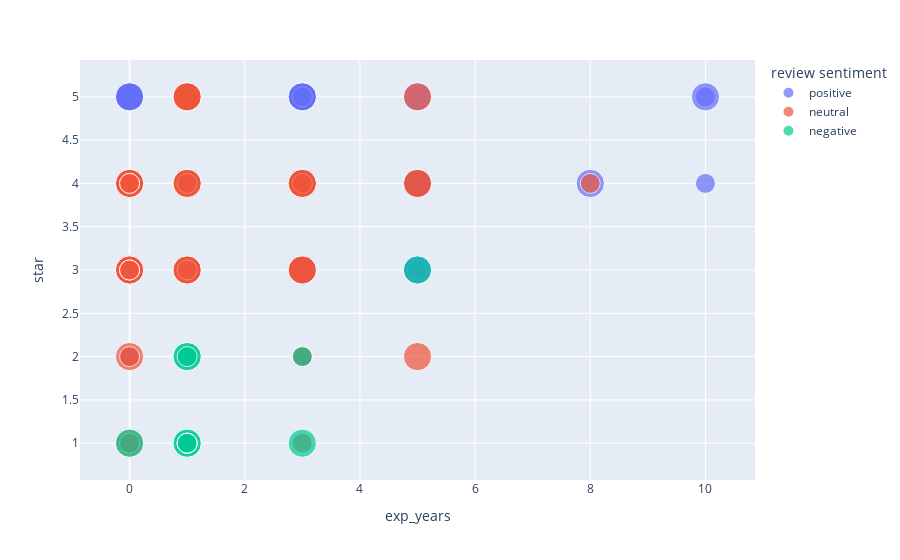

Here is the notebook cell this chart was saved with:
### Code cell
import plotly.express as px
df = scatter_df
fig = px.scatter(df, x="exp_years", y="star", color="review sentiment",
                 size='emp_type_size')

fig.show()

### Figure 1 — Plotly figure (JSON) as saved in the notebook; plotly's stock layout.template omitted (floating-point values rounded to 4 significant figures; data arrays with more than 128 entries replaced by an {"elided": "..."} marker saying what was removed)
{"data": [{"hovertemplate": "review sentiment=positive<br>exp_years=%{x}<br>star=%{y}<br>emp_type_size=%{marker.size}<extra></extra>", "legendgroup": "positive", "marker": {"color": "#636efa", "size": {"elided": "151 int values"}, "sizemode": "area", "sizeref": 0.05, "symbol": "circle"}, "mode": "markers", "name": "positive", "orientation": "v", "showlegend": true, "type": "scatter", "x": {"elided": "151 int values"}, "xaxis": "x", "y": {"elided": "151 int values"}, "yaxis": "y"}, {"hovertemplate": "review sentiment=neutral<br>exp_years=%{x}<br>star=%{y}<br>emp_type_size=%{marker.size}<extra></extra>", "legendgroup": "neutral", "marker": {"color": "#EF553B", "size": [10, 20, 10, 10, 20, 20, 20, 20, 20, 20, 20, 20, 10, 20, 20, 10, 10, 20, 20, 10, 20, 20, 20, 20, 10, 10, 10, 20, 10, 20, 10, 10, 20, 10, 20, 10, 20, 20, 10, 20, 10, 10, 20, 20, 10, 20, 20, 20, 20, 10, 10, 10, 10, 10, 10, 10, 10, 10, 20, 20, 20, 10, 10], "sizemode": "area", "sizeref": 0.05, "symbol": "circle"}, "mode": "markers", "name": "neutral", "orientation": "v", "showlegend": true, "type": "scatter", "x": [1, 1, 0, 0, 0, 3, 5, 1, 1, 0, 1, 0, 0, 1, 5, 0, 3, 3, 0, 1, 0, 1, 1, 1, 0, 1, 1, 3, 0, 1, 1, 1, 5, 3, 0, 0, 5, 1, 0, 3, 0, 3, 0, 0, 1, 1, 0, 3, 0, 0, 1, 0, 0, 3, 3, 0, 8, 1, 1, 1, 3, 0, 0], "xaxis": "x", "y": [3, 4, 3, 3, 3, 4, 4, 5, 3, 2, 5, 4, 3, 4, 4, 1, 4, 4, 3, 4, 4, 4, 3, 5, 3, 3, 2, 3, 4, 5, 4, 3, 5, 4, 4, 4, 2, 5, 2, 3, 4, 1, 4, 3, 2, 3, 1, 3, 3, 3, 1, 3, 3, 2, 2, 1, 4, 2, 5, 4, 4, 4, 4], "yaxis": "y"}, {"hovertemplate": "review sentiment=negative<br>exp_years=%{x}<br>star=%{y}<br>emp_type_size=%{marker.size}<extra></extra>", "legendgroup": "negative", "marker": {"color": "#00cc96", "size": [20, 20, 10, 20, 10, 20, 10, 10, 10, 10, 10, 20, 10, 20, 20, 10], "sizemode": "area", "sizeref": 0.05, "symbol": "circle"}, "mode": "markers", "name": "negative", "orientation": "v", "showlegend": true, "type": "scatter", "x": [3, 1, 1, 1, 1, 1, 1, 1, 1, 1, 1, 5, 3, 1, 0, 1], "xaxis": "x", "y": [1, 1, 1, 1, 1, 2, 1, 1, 2, 1, 1, 3, 2, 2, 1, 2], "yaxis": "y"}], "layout": {"legend": {"itemsizing": "constant", "title": {"text": "review sentiment"}, "tracegroupgap": 0}, "margin": {"t": 60}, "xaxis": {"anchor": "y", "domain": [0, 1], "title": {"text": "exp_years"}}, "yaxis": {"anchor": "x", "domain": [0, 1], "title": {"text": "star"}}}}
